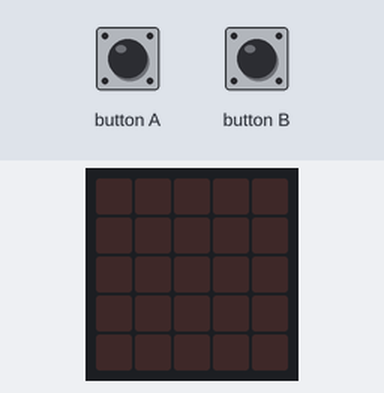
Recording of a program running on a simulated BBC micro:bit (MakeCode). Parts: the board's 5×5 LED display. The test bench sets the inputs (shaded band).

Above: at 1.2 s.
1.3 s: button A pressed for 0.15 s
At 1.8 s:
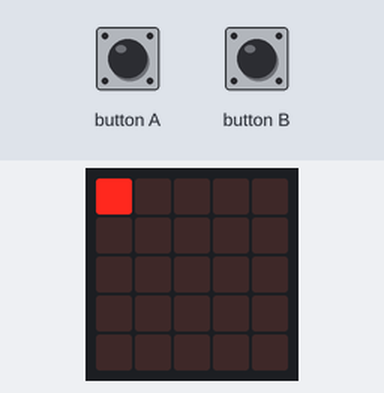
At 2.3 s:
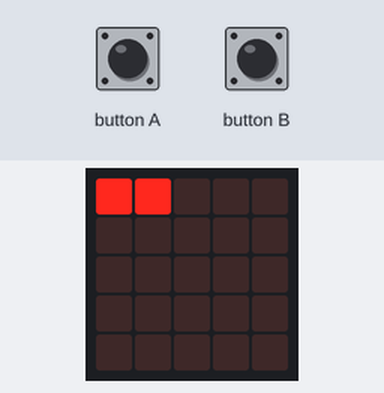
4.4 s: button B pressed for 0.15 s
7.5 s: button A pressed for 0.15 s
At 15.3 s:
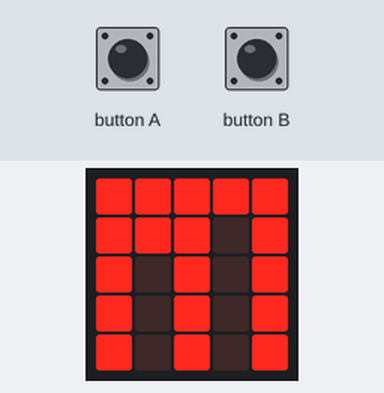
Timing chart, 0 to 16.8 s (numbered marks = the images above; inputs shaded):
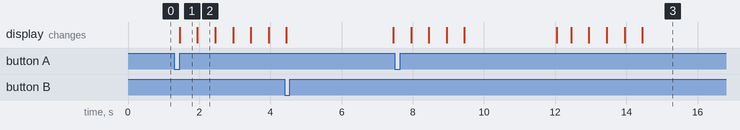

Measured:
- after the input at 1.3 s, the display: changes after 0.15 s (image 1)
- after the input at 7.5 s, the display: first differs from a run without the input after 5.0 s (image 3 shows a later state)
- what the display in image 1 shows lasts 0.5 s, from 1.5 s to 2.0 s

The program:

main.ts
```typescript
let x_value = 0
let y_value = 0
input.onButtonPressed(Button.A, function () {
    x_value = 0
    y_value = 0
    for (let index = 0; index < 4; index++) {
        while (x_value <= 4) {
            led.plot(x_value, y_value)
            basic.pause(500)
            x_value += 1
        }
        y_value += 1
        x_value = 0
    }
})
input.onButtonPressed(Button.B, function () {
    x_value = 5
    y_value = 0
    for (let index = 0; index < 5; index++) {
        x_value += -1
        led.plot(x_value, y_value)
        basic.pause(500)
    }
    x_value = 0
    y_value = 1
    for (let index = 0; index < 5; index++) {
        led.plot(x_value, y_value)
        x_value += 1
        basic.pause(500)
    }
    x_value = 5
    y_value = 2
    for (let index = 0; index < 5; index++) {
        x_value += -1
        led.plot(x_value, y_value)
        basic.pause(500)
    }
    x_value = 0
    y_value = 3
    for (let index = 0; index < 5; index++) {
        led.plot(x_value, y_value)
        x_value += 1
        basic.pause(500)
    }
    x_value = 4
    y_value = 4
    for (let index = 0; index < 5; index++) {
        led.plot(x_value, y_value)
        x_value += -1
        basic.pause(500)
    }
})
```

test.ts
```typescript
// 在這裡測試；當此封包作為擴充功能時，將不會編譯此內容。
```
